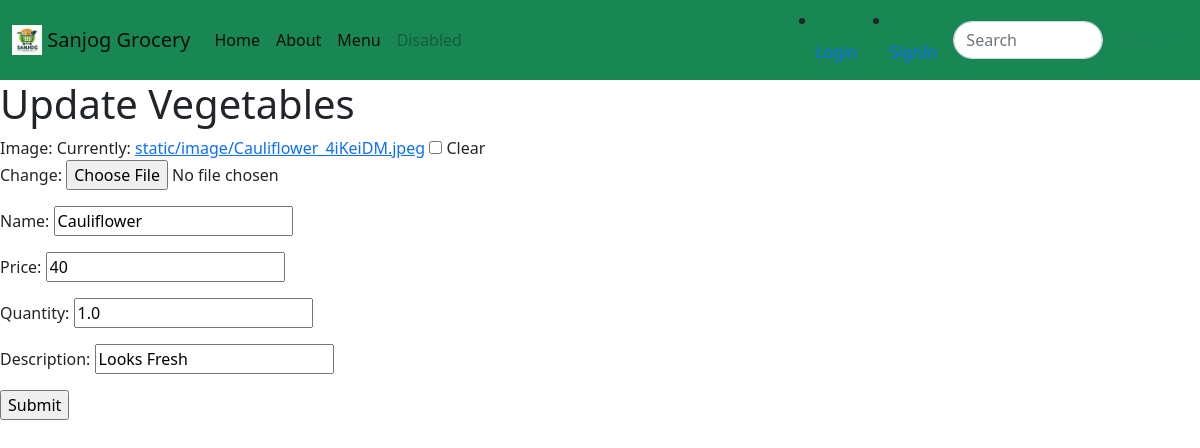
Page /update_vegetable/5/ on the committed database.
### Home/models.py (models this page shows, shortened)
class Vegetables(models.Model):
    image = models.ImageField(upload_to='static/image/',null=True, blank=True)
    name = models.CharField(max_length=50)
    price = models.IntegerField()
    quantity = models.FloatField()
    description = models.CharField(max_length=100)

### Home/views.py (the view)
# urls.py: path('update_vegetable/<int:id>/',views.update_vegetable,name='update_vegetable'),
def update_vegetable(request,id):
    vegetable=Vegetables.objects.get(pk=id)
    form = UpdateVegetableForm(instance=vegetable)
    if request.method=='POST':
        form = UpdateVegetableForm(request.POST,request.FILES, instance=vegetable)
        if form.is_valid():
            form.save()
            return redirect('admin')
    return render(request,'Home/update_vegetable.html',{'form':form})

### Home/forms.py
class UpdateVegetableForm(forms.ModelForm):
    class Meta:
        model = Vegetables
        fields =['image','name','price','quantity','description']

### Home/templates/Home/update_vegetable.html (shortened to what this page needs)
{%extends 'base.html'%}
{%load static%}
{%block content%}
<form method="POST" enctype="multipart/form-data">
    <h1>Update Vegetables</h1>
    {{form.as_p}}
    <input type="submit"name="submit"id="submit">
</form>
{%endblock%}

### rows in the picture
Vegetables: name "Cauliflower", price "40", quantity "1.0", description "Looks Fresh"
